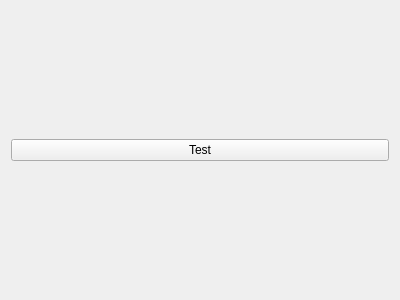
<?xml version="1.0" encoding="UTF-8"?>
<ui version="4.0">
 <class>VideoInput</class>
 <widget class="QWidget" name="VideoInput">
  <property name="geometry">
   <rect>
    <x>0</x>
    <y>0</y>
    <width>400</width>
    <height>300</height>
   </rect>
  </property>
  <property name="windowTitle">
   <string>VideoInput</string>
  </property>
  <layout class="QGridLayout" name="gridLayout">
   <item row="0" column="0">
    <widget class="QPushButton" name="pushButton">
     <property name="text">
      <string>Test</string>
     </property>
    </widget>
   </item>
  </layout>
 </widget>
 <resources/>
 <connections/>
</ui>
